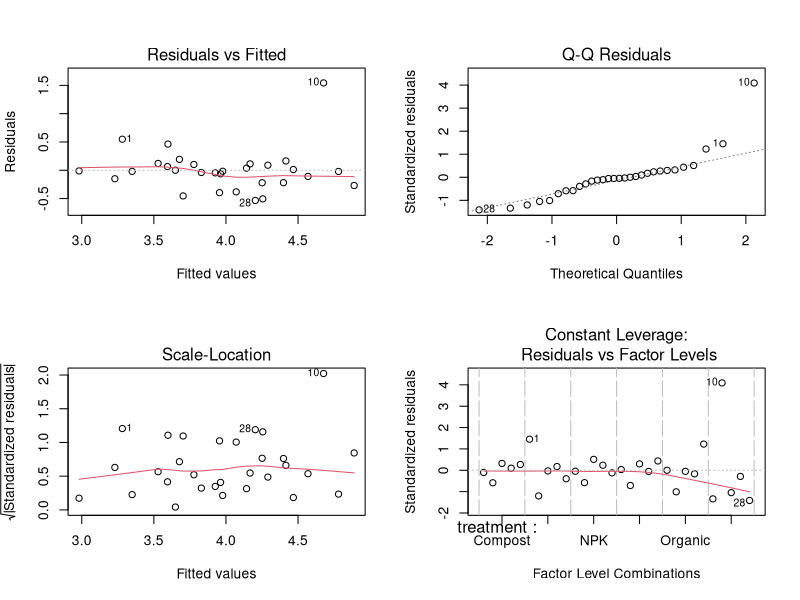
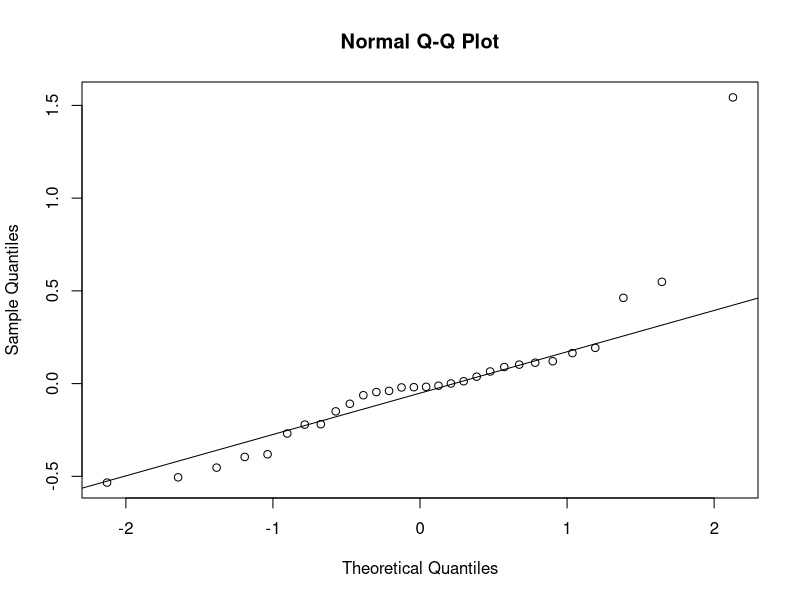

Write R code to recreate these figures, in order.
## ---- chunk 1
datarbd <- read.csv("rbd_nonnormal_data.csv")

head(datarbd)
## ---- chunk 2
datarbd$block     <- as.factor(datarbd$block)
datarbd$treatment <- as.factor(datarbd$treatment)

str(datarbd)
## ---- chunk 3
colSums(is.na(datarbd))
## ---- chunk 4
mdlrbd <- aov(yield_t_ha ~ treatment + block, data = datarbd)

summary(mdlrbd)
## ---- chunk 5
par(mfrow = c(2, 2))
plot(mdlrbd)
par(mfrow = c(1, 1))
## ---- chunk 6
shapiro.test(residuals(mdlrbd))
## ---- chunk 7
qqnorm(residuals(mdlrbd))
qqline(residuals(mdlrbd))
## ---- chunk 8
library(car)

leveneTest(yield_t_ha ~ treatment, data = datarbd)
## ---- chunk 9
friedman.test(yield_t_ha ~ treatment | block, data = datarbd)
## ---- chunk 10
tapply(datarbd$yield_t_ha, datarbd$treatment, median)
